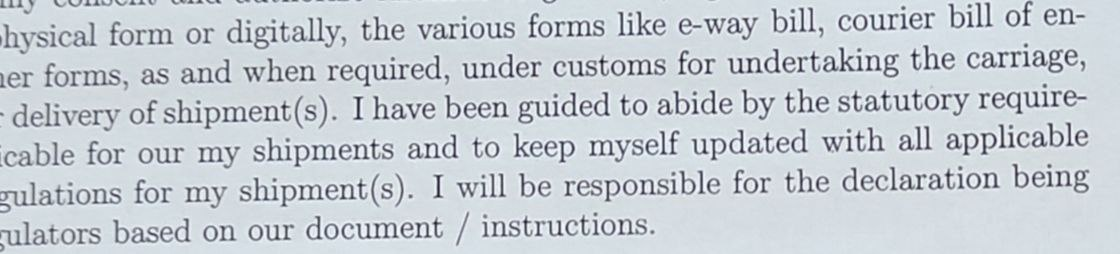
#> input picture COL783/A4/LOCAL/Testcases/q1_text.jpg, 1120 x 254 px, found by its file name
$ python q1_local_v1.py
#> lines starting #> are read from the running program, lines starting #| are printed output that depends on the picture; after the words box and inside, x2 and y2 are one past the last pixel; in counts of white or black regions, pixels touching at a corner belong together
#| Loaded text image: shape (254, 1120)
#!/usr/bin/env python3
"""
Morphological Operations for Character Detection - UPDATED VERSION
Assignment: Q1 - Binary Morphology and Hit-or-Miss Transform

Improvements:
1. Custom erosion and dilation implementations (from scratch, no library functions)
2. Otsu's automatic thresholding instead of manual threshold
3. Improved B2 computation using exterior border method: B2 = (B ⊕ se) \ B
"""

import numpy as np
from PIL import Image
import os

# ============================================================================
# CUSTOM BINARY MORPHOLOGICAL OPERATIONS (FROM SCRATCH)
# ============================================================================

def custom_erosion(image, se):
    """
    Binary erosion with user-specified structuring element.
    Implemented from scratch WITHOUT using scipy/library functions.

    Erosion: output pixel is 1 only if ALL pixels under SE are 1 in input
    Formula: A ⊖ B = {z | B_z ⊆ A}

    Args:
        image: Binary image (numpy array with 0s and 1s)
        se: Structuring element (numpy array with 0s and 1s)

    Returns:
        Eroded binary image
    """
    image = image.astype(np.uint8)
    se = se.astype(np.uint8)
    output = np.zeros_like(image)

    # Get SE dimensions and center
    se_height, se_width = se.shape
    center_y = int(se_height // 2)
    center_x = int(se_width // 2)

    # Pad image to handle boundaries
    pad_y, pad_x = int(center_y), int(center_x)
    padded = np.pad(image, ((pad_y, pad_y), (pad_x, pad_x)),
                    mode='constant', constant_values=0)

    # Apply erosion: slide SE over image
    for y in range(image.shape[0]):
        for x in range(image.shape[1]):
            # Extract neighborhood
            neighborhood = padded[y:y+se_height, x:x+se_width]
            # Erosion: check if SE pattern is fully contained in neighborhood
            masked = neighborhood * se
            if np.all(masked == se):
                output[y, x] = 1

    return output


def custom_dilation(image, se):
    """
    Binary dilation with user-specified structuring element.
    Implemented from scratch WITHOUT using scipy/library functions.

    Dilation: output pixel is 1 if ANY pixel under SE is 1 in input
    Formula: A ⊕ B = {z | (B_z) ∩ A ≠ ∅}

    Args:
        image: Binary image (numpy array with 0s and 1s)
        se: Structuring element (numpy array with 0s and 1s)

    Returns:
        Dilated binary image
    """
    image = image.astype(np.uint8)
    se = se.astype(np.uint8)
    output = np.zeros_like(image)

    # Get SE dimensions and center
    se_height, se_width = se.shape
    center_y = int(se_height // 2)
    center_x = int(se_width // 2)

    # Pad image to handle boundaries
    pad_y, pad_x = int(center_y), int(center_x)
    padded = np.pad(image, ((pad_y, pad_y), (pad_x, pad_x)),
                    mode='constant', constant_values=0)

    # Apply dilation: slide SE over image
    for y in range(image.shape[0]):
        for x in range(image.shape[1]):
            # Extract neighborhood
            neighborhood = padded[y:y+se_height, x:x+se_width]
            # Dilation: check if SE has any overlap with neighborhood
            masked = neighborhood * se
            if np.any(masked > 0):
                output[y, x] = 1

    return output


# [17 lines left out: function custom_opening, not called in this run]


def custom_closing(image, se):
    """
    Closing: dilation followed by erosion.
    Formula: A • B = (A ⊕ B) ⊖ B

    Closes small holes while preserving overall structure.

    Args:
        image: Binary image
        se: Structuring element

    Returns:
        Closed binary image
    """
    dilated = custom_dilation(image, se)
    closed = custom_erosion(dilated, se)
    return closed


def create_disk_se(radius):
    """
    Create a disk-shaped structuring element.
    All points within Euclidean distance <= radius are included.

    Args:
        radius: Radius of the disk

    Returns:
        Binary disk-shaped structuring element
    """
    y, x = np.ogrid[-radius:radius+1, -radius:radius+1]
    disk = x**2 + y**2 <= radius**2
    return disk.astype(np.uint8)


# [70 lines left out: functions hit_or_miss, compute_exterior_border, compute_B2_improved, not called in this run]


# ============================================================================
# OTSU'S AUTOMATIC THRESHOLDING
# ============================================================================

def otsu_thresholding(image):
    """
    Otsu's automatic thresholding method.

    Finds the optimal threshold that maximizes between-class variance,
    which minimizes intra-class variance.

    Args:
        image: Grayscale image (numpy array)

    Returns:
        binary_image: Binary image using optimal threshold (preserves shape)
        threshold_value: The optimal threshold computed
    """
    original_shape = image.shape
#> original_shape = (254, 1120)

    # Flatten image and normalize to 0-255
    pixel_values = image.flatten()
    if pixel_values.max() == pixel_values.min():
        return np.ones(original_shape, dtype=np.uint8), 128

    pixel_values = (pixel_values - pixel_values.min()) / \
                   (pixel_values.max() - pixel_values.min()) * 255
    pixel_values = pixel_values.astype(np.uint8)

    # Calculate histogram
    histogram = np.bincount(pixel_values, minlength=256)
#> histogram = 256 values, max 29364 at index 217, min 0 at index 1, mean 1111.2
    histogram = histogram / histogram.sum()  # Normalize
#> histogram = 256 values, max 0.103 at index 217, min 0 at index 1, mean 0.00391

    # Calculate cumulative sum and mean
    cs = np.cumsum(histogram)
#> cs = 256 values from 3.52e-06 to 1
    mean = np.cumsum(histogram * np.arange(256))
#> mean = 256 values from 0 to 201.7

    # Total mean
    total_mean = mean[-1]
#> total_mean = 201.7

    # Calculate between-class variance for each threshold
    max_variance = 0
    optimal_threshold = 0

    for t in range(256):
        w0 = cs[t]  # Weight of background
        w1 = 1 - w0  # Weight of foreground

        # Skip if either class is empty
        if w0 == 0 or w1 == 0:
            continue

        mu0 = mean[t] / w0  # Mean of background
        mu1 = (total_mean - mean[t]) / w1  # Mean of foreground

        # Between-class variance
        variance = w0 * w1 * (mu0 - mu1) ** 2

        if variance > max_variance:
            max_variance = variance
            optimal_threshold = t
#> this loop made 256 passes
#> (w0, w1, mu0, mu1, variance, max_variance) on passes 1, 3, 5, 7, 10, 11, 12, 13, 14, 16, 17, 18: (3.52e-06, 1, 0, 201.7, 0.143, 0.143), (7.03e-06, 1, 1, 201.7, 0.283, 0.283), (1.05e-05, 1, 2, 201.7, 0.421, 0.421), (1.41e-05, 1, 3, 201.7, 0.555, 0.555), (1.76e-05, 1, 4.2, 201.7, 0.686, 0.686), (3.16e-05, 1, 6.78, 201.7, 1.2, 1.2), (3.52e-05, 1, 7.2, 201.7, 1.33, 1.33), (4.22e-05, 1, 8, 201.7, 1.58, 1.58), (4.57e-05, 1, 8.38, 201.7, 1.71, 1.71), (5.27e-05, 1, 9.27, 201.7, 1.95, 1.95), (5.62e-05, 1, 9.69, 201.7, 2.07, 2.07), (6.33e-05, 1, 10.5, 201.7, 2.31, 2.31)
#> (w0, w1, mu0, mu1, variance) on passes 2, 4, 6, 8, 9, 15: (3.52e-06, 1, 0, 201.7, 0.143), (7.03e-06, 1, 1, 201.7, 0.283), (1.05e-05, 1, 2, 201.7, 0.421), (1.41e-05, 1, 3, 201.7, 0.555), (1.41e-05, 1, 3, 201.7, 0.555), (4.57e-05, 1, 8.38, 201.7, 1.71)
#> after the loop, max_variance = 1250.8; optimal_threshold = 163

    # Apply threshold and reshape back to original shape
    binary_image = (pixel_values < optimal_threshold).astype(np.uint8)
    binary_image = binary_image.reshape(original_shape)
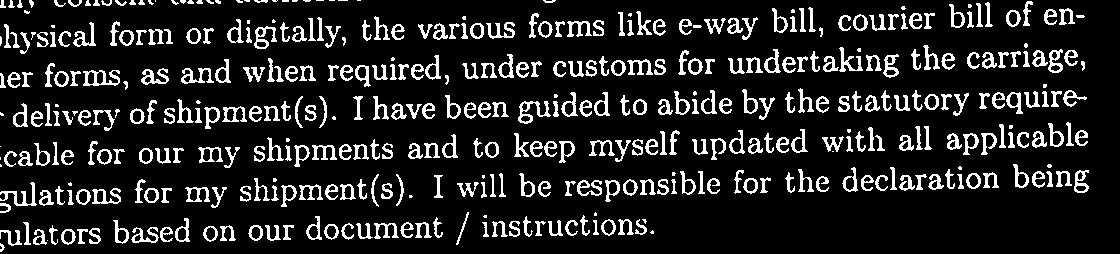
#> binary_image: shape (254, 1120); values 0 (black) and 1 (white), 13.7% white; 428 white regions (57 under 20 px), largest, box (x1, y1, x2, y2) and area: (83, 70, 120, 86) 287, (518, 101, 551, 124) 278, (0, 182, 37, 206) 257

    return binary_image, optimal_threshold


# ============================================================================
# VISUALIZATION AND UTILITY FUNCTIONS
# ============================================================================

# [22 lines left out: function create_rgb_overlay, not called in this run]


def save_image(image, path):
    """
    Save image using PIL.

    Args:
        image: Numpy array (2D or 3D)
        path: Output file path
    """
    os.makedirs(os.path.dirname(path), exist_ok=True)

    if len(image.shape) == 2:
        # Binary or grayscale
        img = Image.fromarray((image * 255).astype(np.uint8))
    else:
        # RGB
        img = Image.fromarray(image.astype(np.uint8))
    img.save(path)
    print(f"Saved: {path}")


# ============================================================================
# MAIN PROCESSING
# ============================================================================

def main():
    """Main function to execute all parts of the assignment."""

    # Create output directories
    os.makedirs('./Q1_Output', exist_ok=True)
    os.makedirs('./Q1_Output/PartA', exist_ok=True)
    os.makedirs('./Q1_Output/PartB', exist_ok=True)
    os.makedirs('./Q1_Output/PartC', exist_ok=True)
    os.makedirs('./Q1_Output/PartD', exist_ok=True)

    # ========================================================================
    # PART A: Dilation and Closing with Disk Structuring Element
    # ========================================================================

    print("=" * 70)
    print("======Part-A processing...======")
    print("=" * 70)

    # Load the input text image
    text_img = Image.open('../Testcases/q1_text.jpg').convert('L')
    text_array = np.array(text_img)
    print(f"Loaded text image: shape {text_array.shape}")

    # Use Otsu thresholding instead of manual threshold
    print("Applying Otsu's automatic thresholding...")
    A, otsu_threshold = otsu_thresholding(text_array)
#> otsu_threshold = 163
    print(f"Binary image A created: {A.shape}, white pixels: {np.sum(A)}")
#| Binary image A created: (254, 1120), white pixels: 38851
    print(f"Optimal threshold found: {otsu_threshold}")
#| Optimal threshold found: 163
    save_image(A, './Q1_Output/PartA/binary_image_A.png')

    # Create disk-shaped structuring element (moderately sized)
    disk_radius = 3
    disk_se = create_disk_se(disk_radius)
    print(f"Created disk SE with radius {disk_radius}: shape {disk_se.shape}")
    save_image(disk_se, './Q1_Output/PartA/disk_se.png')

    # Perform dilation
    print("Performing dilation with custom implementation...")
    A_dilated = custom_dilation(A, disk_se)
#> in custom_dilation, `padded = np.pad(image, ((pad_y, pad_y), (pad_x, pad_x)), mode='constan..`:
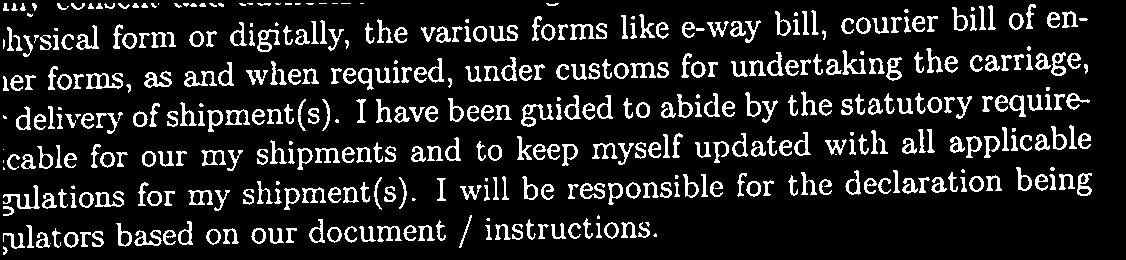
#> padded: shape (260, 1126); values 0 (black) and 1 (white), 13.3% white; 428 white regions (57 under 20 px), largest, box (x1, y1, x2, y2) and area: (86, 73, 123, 89) 287, (521, 104, 554, 127) 278, (3, 185, 40, 209) 257
#> after the loop in custom_dilation, `for y in range(image.shape[0]):`:
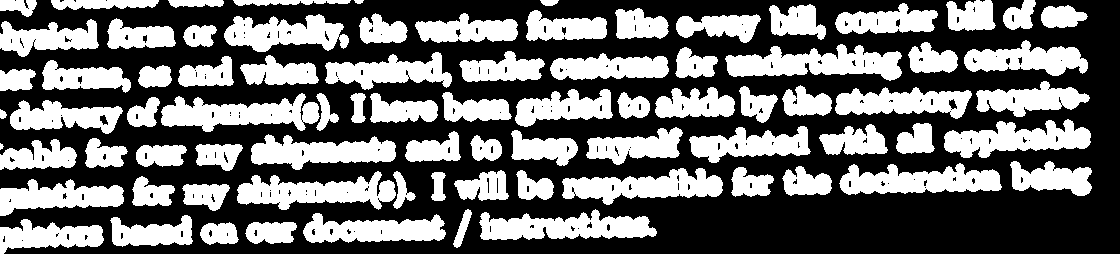
#> output: shape (254, 1120); values 0 (black) and 1 (white), 41.6% white; 81 white regions (1 under 20 px), largest, box (x1, y1, x2, y2) and area: (725, 44, 902, 81) 3827, (479, 209, 657, 240) 3500, (161, 93, 320, 132) 3485
    save_image(A_dilated, './Q1_Output/PartA/A_dilated.png')
    print(f"Dilation complete: white pixels = {np.sum(A_dilated)}")
#| Dilation complete: white pixels = 118410

    # Perform closing
    print("Performing closing with custom implementation...")
    A_closed = custom_closing(A, disk_se)
#> in custom_erosion, `padded = np.pad(image, ((pad_y, pad_y), (pad_x, pad_x)), mode='constan..`:
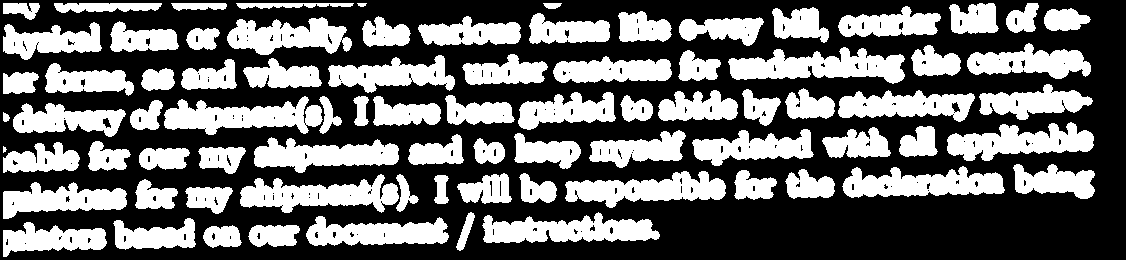
#> padded: shape (260, 1126); values 0 (black) and 1 (white), 40.4% white; 81 white regions (1 under 20 px), largest, box (x1, y1, x2, y2) and area: (728, 47, 905, 84) 3827, (482, 212, 660, 243) 3500, (164, 96, 323, 135) 3485
#> after the loop in custom_erosion, `for y in range(image.shape[0]):`:
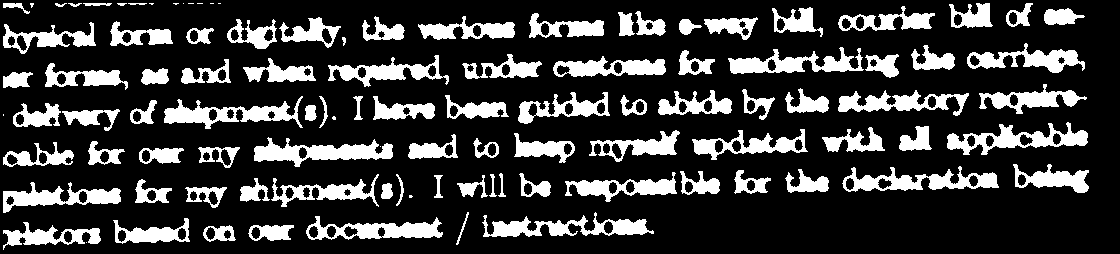
#> output: shape (254, 1120); values 0 (black) and 1 (white), 21.7% white; 104 white regions (13 under 20 px), largest, box (x1, y1, x2, y2) and area: (254, 137, 393, 167) 1957, (482, 212, 654, 237) 1843, (947, 122, 1088, 155) 1832
    save_image(A_closed, './Q1_Output/PartA/A_closed.png')
    print(f"Closing complete: white pixels = {np.sum(A_closed)}")
#| Closing complete: white pixels = 61869

    print("\nPart A completed successfully!")

    # ========================================================================
    # PART B: Opening with Letter 'c' as Structuring Element
    # ========================================================================

    print("\n" + "=" * 70)
    print("======Part-B processing...======")
    print("=" * 70)

    # Load the letter 'c' image
#> (the run stopped early here; a loop or call above may not have finished)
